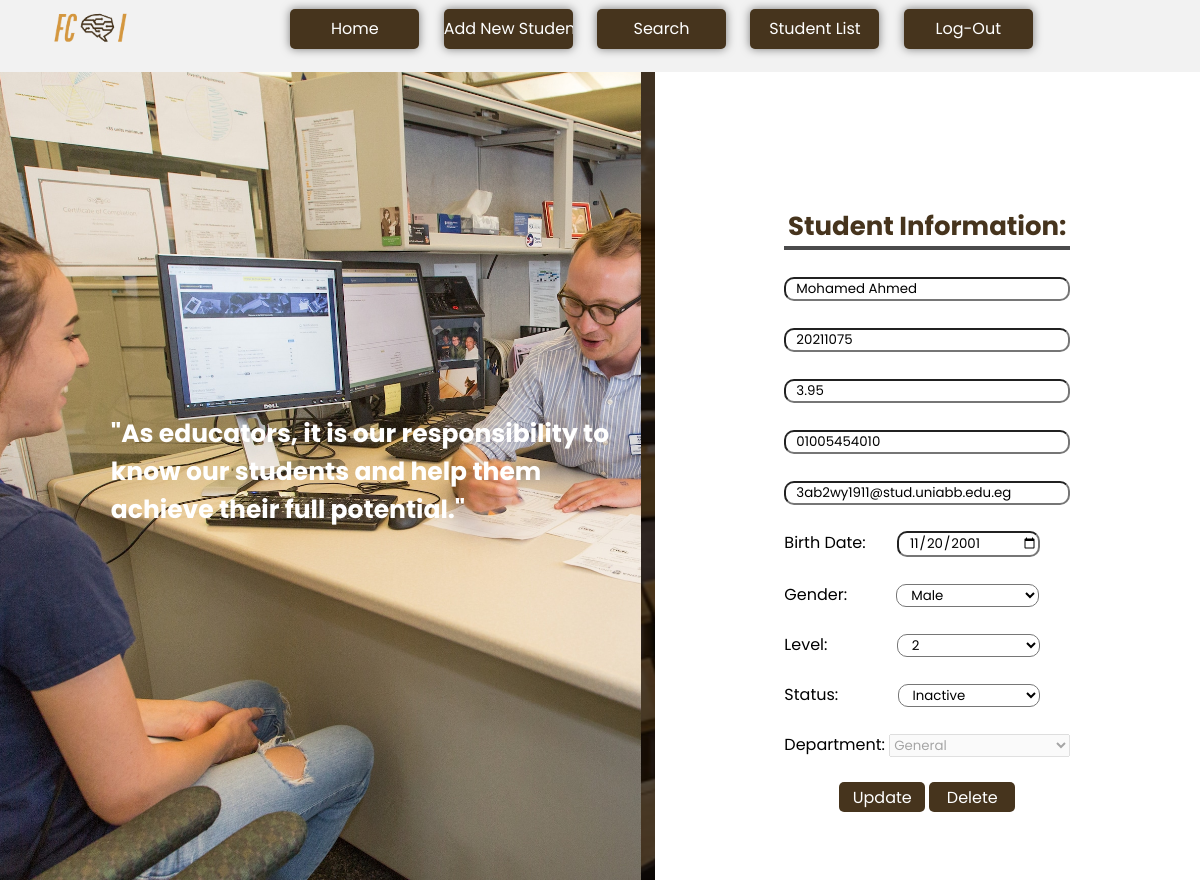
The app's page /StudentInfo/2/ with its own data.
### Students/models.py (models this page shows, shortened)
class Student(models.Model):
    Gender_Choices=[
        ('Select Gender','Select Gender'),
        ('Male','Male'),
        ('Female','Female')
    ]
    Status_Choices=[
        ('Select Status','Select Status'),
        ('Active','Active'),
        ('Inactive','Inactive')
    ]
    Level_Choices=[
        ('Select Level','Select Level'),
        ('1','1'),
        ('2','2'),
        ('3','3'),
        ('4','4')
    ]
    Dept_Choices=[
        ('Select Dept','Select Dept'),
        ('General','General'),
        ('Computer Science', 'Computer Science'),
        ('Information Systems', 'Information Systems'),
        ('Artificial Intelligence', 'Artificial Intelligence'),
        ('Information Technology', 'Information Technology'),
        ('Data Scince','Data Scince'),
        ('CyberSecurity','CyberSecurity'),
        ('BioInformatics','BioInformatics'),
        ('Decision Support','Decision Support'),
        ('Scientific Computing','Scientific Computing')
    ]
    name = models.CharField(max_length=50)
    student_id = models.CharField(max_length=8, unique=True)
    gpa = models.DecimalField(max_digits=3, decimal_places=2)
    phone_number = models.CharField(max_length=11)
    email = models.EmailField()
    birth_date = models.DateField()
    gender = models.CharField(max_length=13, choices=Gender_Choices)
    level = models.IntegerField(choices=Level_Choices)
    status = models.CharField(max_length=13, choices=Status_Choices)
    department = models.CharField(max_length=23, choices=Dept_Choices)

### Students/views.py (the view)
# urls.py: path('StudentInfo/<int:student_id>/',
def StudentInfo(request, student_id):
    student = get_object_or_404(Student, id=student_id)
    context = {
        'student': student,
    }
    return render(request, 'studentinfo.html', context)

### Students/templates/studentinfo.html (shortened to what this page needs)
{% load static %}
<!DOCTYPE html>
<html lang="en">
<head>
    <link rel="stylesheet" type="text/css" href="{% static 'css/studentinfo.css' %}">
</head>
<body>
<link rel="stylesheet" href="https://cdnjs.cloudflare.com/ajax/libs/font-awesome/4.7.0/css/font-awesome.min.css">
<div class="nav-container">
    <div class="navbar">
        <div class="logo">
            <a href=" url 'after_login' ">
                <img src="{% static 'img/ourlogo-removebg-preview.png'%}">
            </a>
        </div>
        <div class="menu-icons">
            <div class="button-container">
                <a href="{% url 'AfterLogin' %}"><input type="button" value="Home"></a>
                <a href="{% url 'AddStudentPage' %}"><input type="button" value="Add New Student"></a>
                <a href="{% url 'search' %}"><input type="button" value="Search"></a>
                <a href="{% url 'ListStudentPage' %}"><input type="button" value="Student List"></a>
                <a href="{% url 'HomePage' %}"><input type="button" value="Log-Out"></a>
            </div>
        </div>
    </div>
</div>
<section>
    <div class="imgbx">
        <img src="{% static 'img/st.jpg' %}" id="bgimg">
    </div>
    <div class="overlay">
        <h2 style="position:absolute; top:50%; left:30%; transform:translate(-50%,-50%);font-size: 25px; color:white;">
            "As educators, it is our responsibility to <br> know our students and help them <br> achieve their full
            potential."</h2>
    </div>
    <div class="form-box">
        <div class="form-value">
            <form  id = "update-form" onsubmit="return validation(event)" action="{% url 'update_student' student_id=student.id %}" method="post" style="display:inline;">
                <div>
                    <br><br><br>
                    <p id="info"><b> Student Information:</b></p>
                </div>
                    <br>
                    <div class="Add">
                        <input type="text" id="name" name="name" required placeholder="Name" value="{{ student.name }}">
                    </div>
                    <br>
                    <div class="Add">
                        <input type="text" id="ID" name="ID" required placeholder="ID" value="{{ student.student_id }}">
                    </div>
                    <br>
                    <div class="Add">
                        <input type="text" id="GPA" name="GPA" required placeholder="GPA" value="{{ student.gpa }}">
                    </div>
                    <br>
                    <div class="Add">
                        <input type="tel" id="phoneno" name="phoneno" required placeholder="Phone Number" value="{{ student.phone_number }}">
                    </div>
                    <br>
                    <div>
                        <input type="text" id="email" name="email" placeholder="Email in this format: Student@stud.uniabb.edu.eg" required value="{{ student.email }}">
                    </div>
                    <br>
                    <div>
                        <label for="date">Birth Date:</label>
                        <input type="date" id="date" name="date" value="{{  student.birth_date|date:'Y-m-d' }}" required>
                    </div>
                    <br>
                    <label for="Gender">Gender:  </label>
                    <select id="Gender" name="Gender">
                        <option value="Male" {% if student.gender == 'Male' %}selected{% endif %}> Male </option>
                    </select>
                    <br><br>
                    <label for="Level">Level:  </label>
                    <select id="Level" name="Level">
                    <option value="2" {% if student.level == 2 %}selected{% endif %}> 2 </option>
                    </select>
                    <br><br>
                    <label for="status">Status:  </label>
                    <select id="status" name="status">
                        <option value="Inactive" {% if student.status == 'Inactive' %}selected{% endif %}> Inactive </option>
                    </select>
                    <br><br>
                    <label for="Department">Department:  </label>
                    <select id="Department" name="Department" disabled>
                        <option value="general" {% if student.department == 'general' %}selected{% endif %}>General</option>
                    </select>
                    <br><br>
                    <div class="button-container">
                        <input type="submit" value="Update" id = "update">
                    </form>
                        <form action="{% url 'delete_student' student_id=student.id %}" method="post" style="display:inline;"  id="delete-form">
                            <input type="submit" value="Delete" id="delete">
                        </form>
                    </div>
            </div>
</section>
</body>
</body>
</html>

### Students/static/css/studentinfo.css (style rules this page uses)
* { margin: 0; padding: 0; box-sizing: border-box; font-family: 'Poppins', sans-serif; }
section { position: relative; width: 100%; height: 100vh; display: flex; }
section .imgbx { background: url("../img/shadeddesk.png"); position: relative; width: 60%; height: 101%; }
section .imgbx img { position: absolute; width: 98%; height: 100%; top: 0; left: 0; object-fit: cover; }
section .form-box { display: flex; justify-content: center; align-items: center; width: 50%; height: 100%; }
#info { color: #46341d; font-size: 26px; border-bottom: 4px solid #4b4b4c; text-align: center; }
::placeholder { color: black; }
input[type="text"], [type="tel"] { width: 100%; border-radius: 10px; padding-left: 10px; background-color: transparent; color: black; }
option { color: white; background-color: #46341d; }
#Gender, #Level, #status, #Departement, #date { color: black; background-color: transparent; width: 50%; border-radius: 10px; padding-left: 10px }
#Level { margin-left: 65px; }
#Gender { margin-left: 45px; }
#status { margin-left: 55px; }
#date { margin-left: 27px; }
input[type="submit"], input[type="reset"] { color: white; background-color: #46341d; border: none; height: 30px; width: 30%; border-radius: 5px; cursor: pointer; font-size: 16px; margin-top: 50px; }
.logo img { height: 70px; width: auto; margin-right: 100px; }
.navbar { width: 85%; display: flex; align-items: center; margin-top: 35px; margin-left: 35px; margin-right: 35px; }
.menu-icons { flex: 1; align-items: center; text-align: right; }
.nav-container { width: 100%; background-color: #f2f2f2; margin-top: -40px; padding-bottom: -30px; }
.menu-icons input { cursor: pointer; width: 200px; height: 50px; margin-left: 20px; border-radius: 10px; font-size: 30px; text-align: center; background: rgb(50, 53, 97); }
input[type="button"] { background-color: rgba(70, 52, 29, 255); color: white; border: none; width: 16%; height: 40px; border-radius: 5px; cursor: pointer; font-size: 16px; margin-top: 40px; box-shadow: 0px 0px 10px rgba(0, 0, 0, 0.5); }
.button-container { text-align: center; margin-top: -50px; }

### records on screen
Student: name "Mohamed Ahmed", ID "20211075", GPA "3.95", phoneno "01005454010", email "3ab2wy1911@stud.uniabb.edu.eg", date "11/20/2001", Gender "Male", Level "2", status "Inactive", Department "General"
